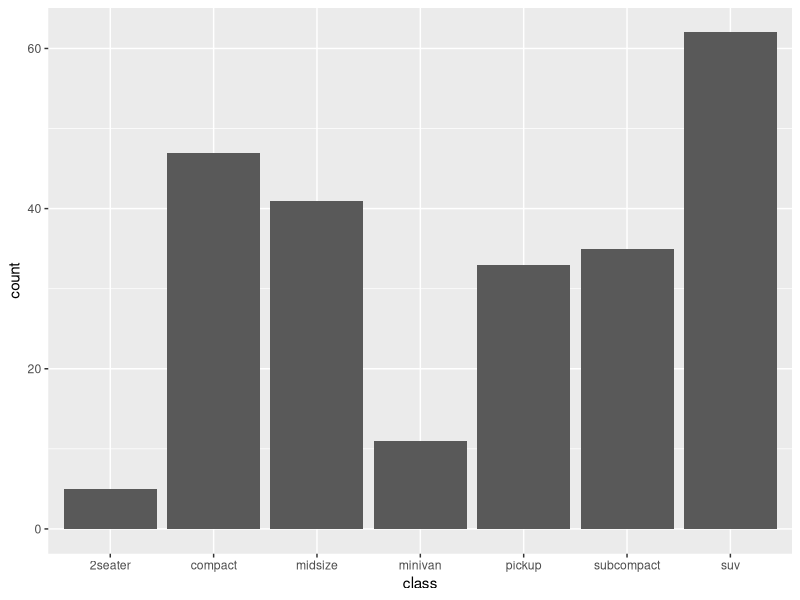
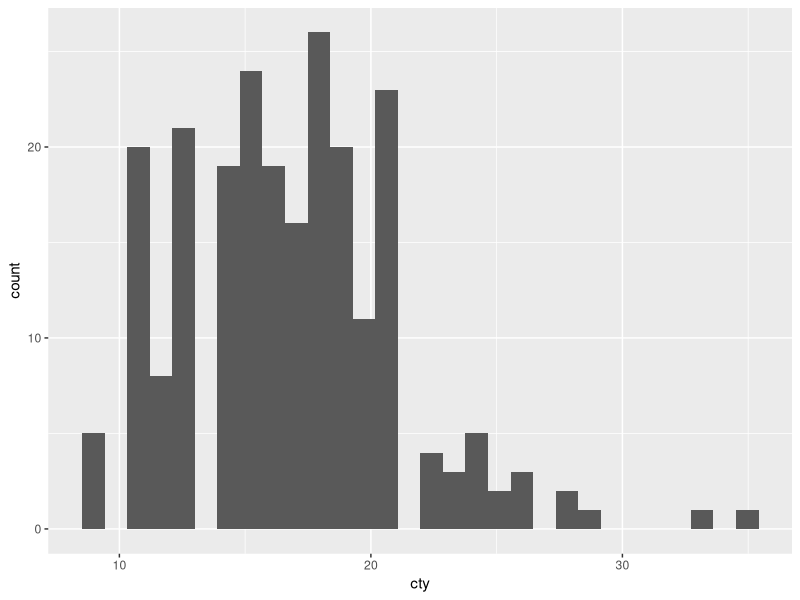
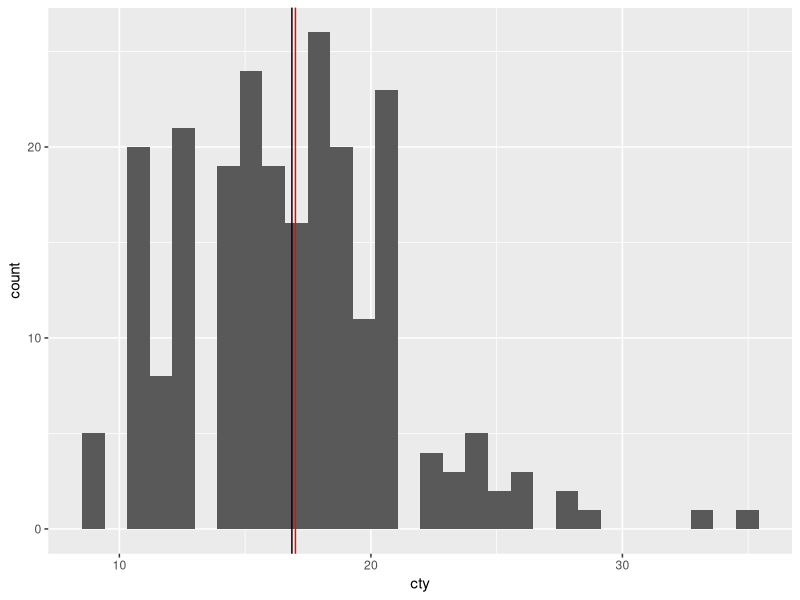
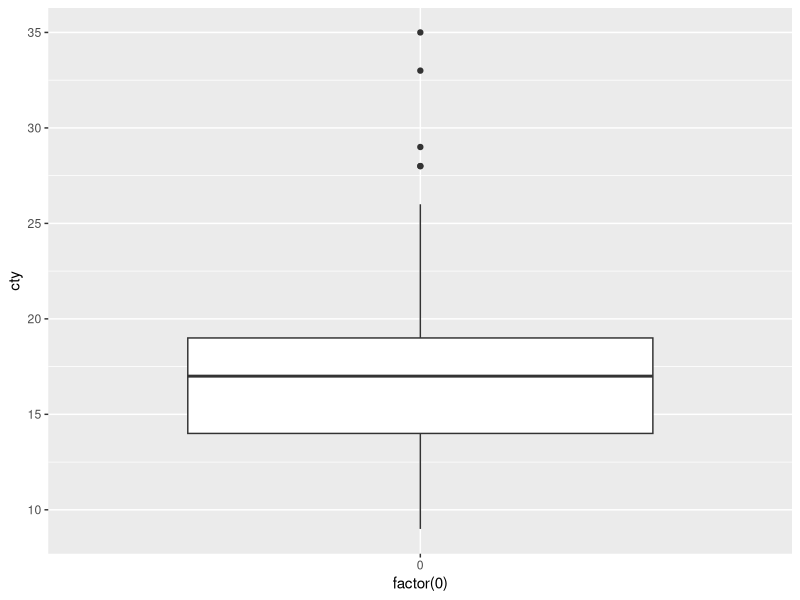
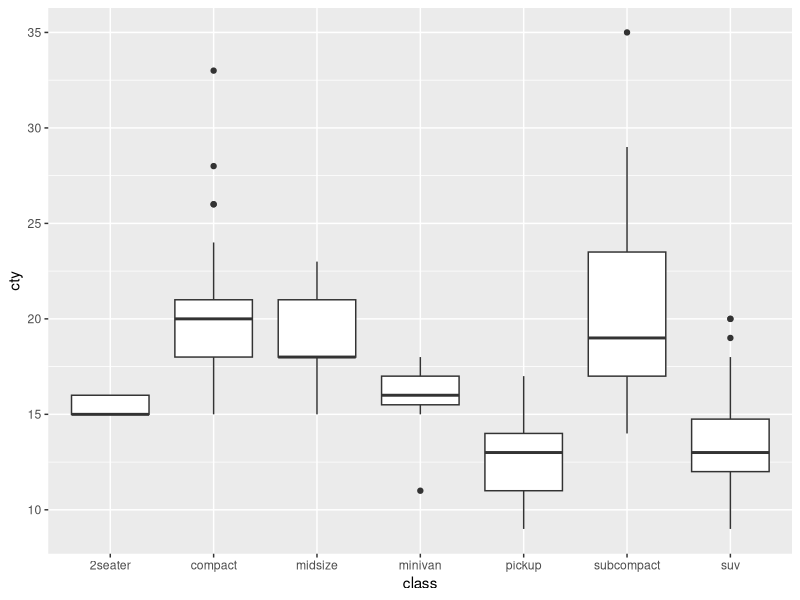
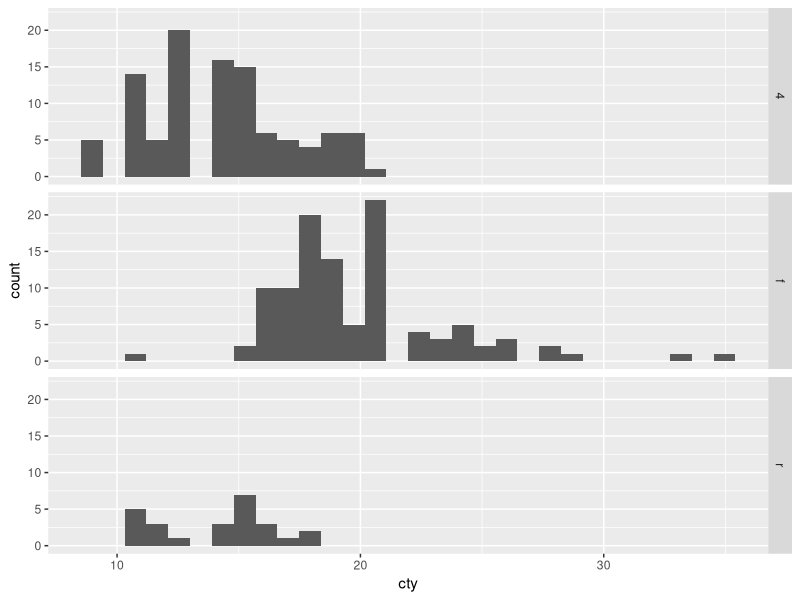
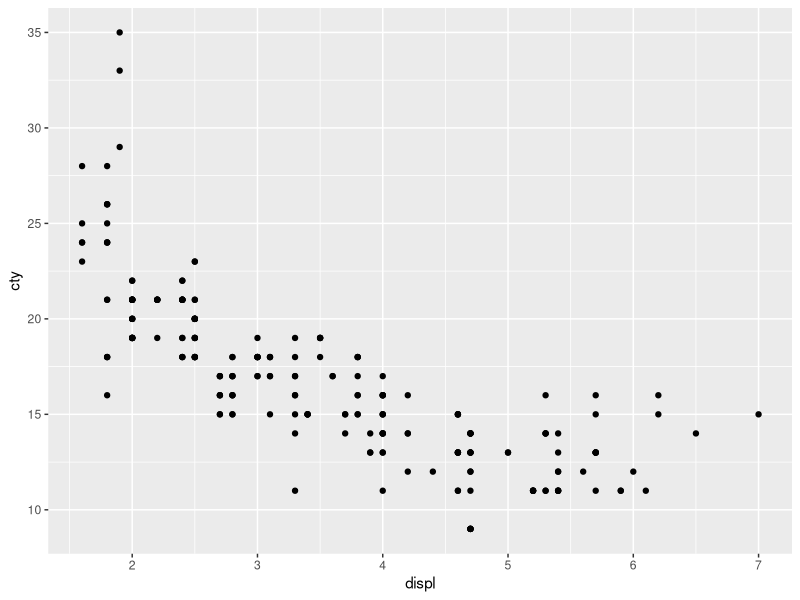
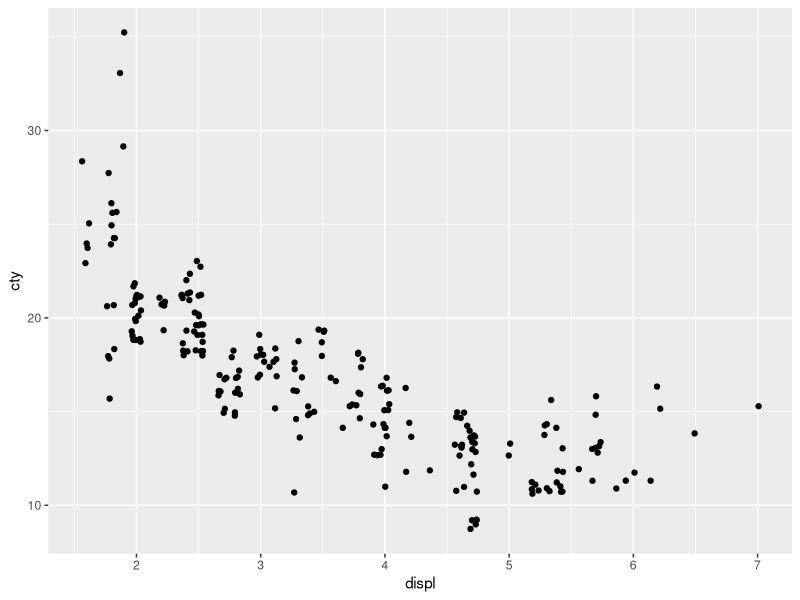

Write the R code that produced these figures, in order.
## ---- chunk 1
library(ggplot2)
## ---- chunk 2
data(mpg)

?ggplot2::mpg
## ---- chunk 3
dim(mpg)
head(mpg, n = 3)
## ---- chunk 4
str(mpg)
## ---- chunk 5
table(mpg$class)
table(mpg$year)
## ---- chunk 6
table(mpg$manufacturer)
## ---- chunk 7
summary(mpg)
## ---- chunk 8
ggplot() +
  geom_bar(data = mpg, aes(x = class))
## ---- chunk 9
ggplot() +
  geom_histogram(data = mpg, aes(x = cty))
## ---- chunk 10
?mean
?median

mean(mpg$cty)
median(mpg$cty)
## ---- chunk 11
g <- ggplot() +
  geom_histogram(data = mpg, aes(x = cty))

g + geom_vline(xintercept = mean(mpg$cty)) + geom_vline(xintercept = median(mpg$cty), color="red")
## ---- chunk 12
ggplot() +
  geom_boxplot(data = mpg, aes(x = factor(0), y = cty))
## ---- chunk 13
ggplot() +
  geom_boxplot(data = mpg, aes(x = class, y = cty))
## ---- chunk 14
ggplot() +
  geom_histogram(data = mpg, aes(x = cty)) +
  facet_grid(drv~.)
## ---- chunk 15
ggplot() +
  geom_point(data = mpg, aes(x = displ, y = cty))

ggplot() +
  geom_jitter(data = mpg, aes(x = displ, y = cty))


## ---- chunk 16
ggplot() +
  geom_point(data = mpg, aes(x = displ, y = cty), color = "blue")
## ---- chunk 17
ggplot() +
  geom_point(data = mpg, aes(x = displ, y = cty), color = "blue") +
  xlab("Объем двигателя") +
  ylab("Миль на галлон топлива (город)")
## ---- chunk 18
ggplot() +
  geom_point(data = mpg, aes(x = displ, y = cty, color = class))
